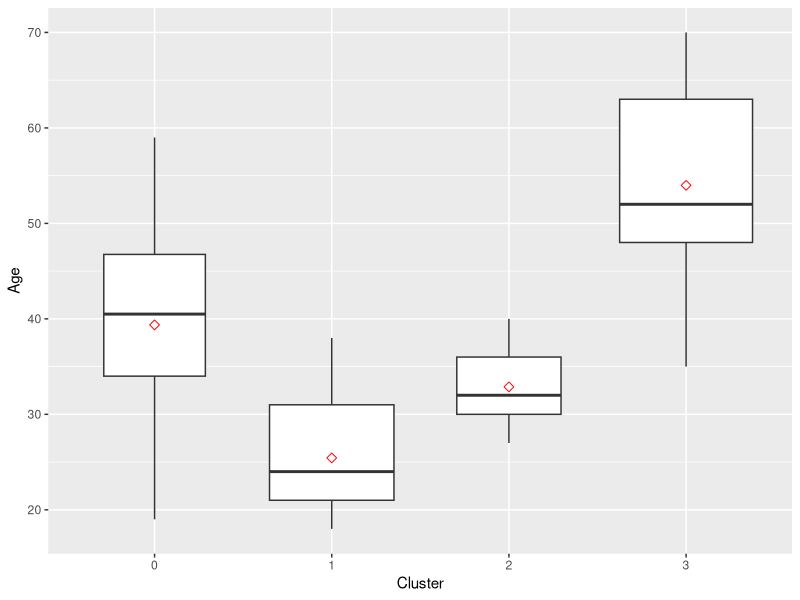
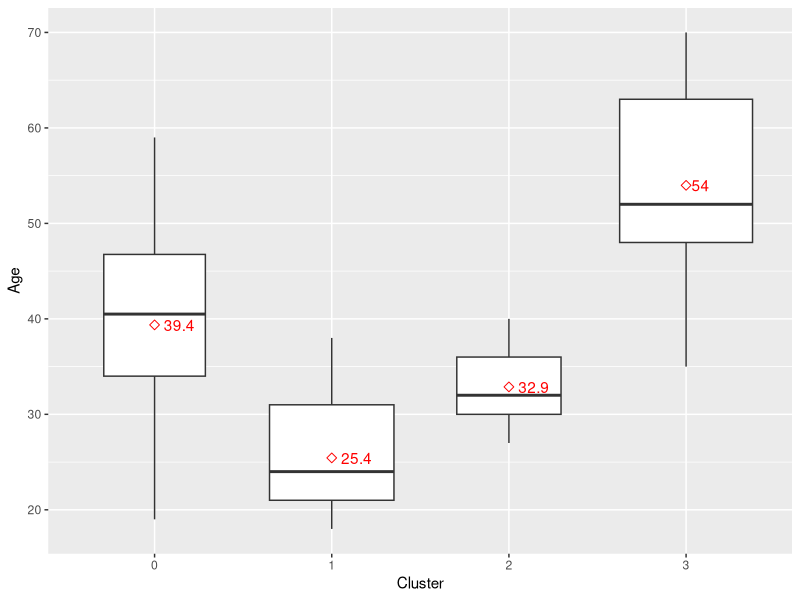

These charts were generated, in order, by the following R code:

# Start libraries
library(tidyverse)


mydata <- read.csv("clu_calc.csv")

# https://stackoverflow.com/questions/29916014/add-mean-to-boxplot-with-different-subgroups
ggplot(mydata, aes(x=factor(label), y=Age))+
  geom_boxplot(varwidth = TRUE)+
  labs(x="Cluster")+
  stat_summary(fun=mean, geom = "point", shape=5, size=2, color="red")

means <- aggregate(Age ~ label, mydata, mean)

# https://stackoverflow.com/questions/19876505/boxplot-show-the-value-of-mean
ggplot(mydata, aes(x=factor(label), y=Age))+
  geom_boxplot(varwidth = TRUE)+
  labs(x="Cluster")+
  stat_summary(fun=mean, geom = "point", shape=5, size=2, color="red")+
  stat_summary(fun=mean, geom = "text", show_guide=FALSE, hjust=-0.3,
               color="red",
               aes(label=round(after_stat(y), digits=1)))